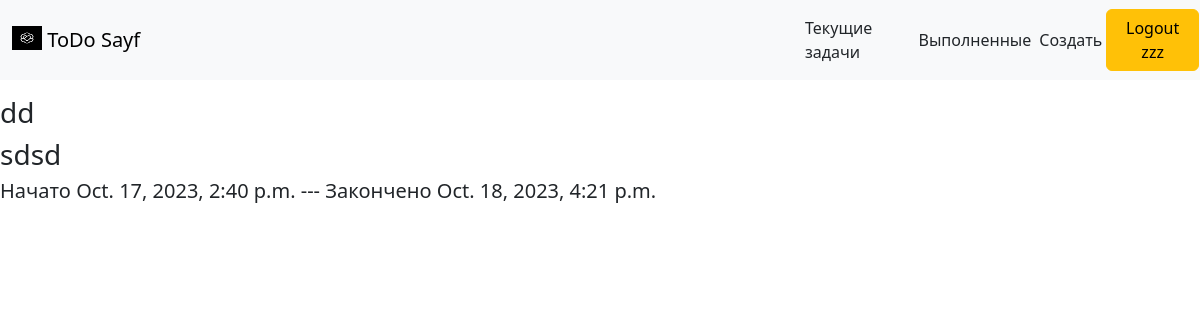
Screenshot of /todo/2 (signed in) with the database file from the repository.
### todo/models.py (models this page shows, shortened)
class ToDo(models.Model):
    title = models.CharField(max_length=100)
    discription = models.TextField(blank=True)
    createdDate = models.DateTimeField(auto_now_add=True )
    finishedDate = models.DateTimeField(null=True,blank=True)
    important = models.BooleanField(default=False)
    user = models.ForeignKey(User , on_delete=models.CASCADE)

### todo/views.py (the view)
# urls.py: path('todo/<int:todo_id>', views.showtodo, name='todoID'),
@login_required
def showtodo(request ,todo_id):
    todo = get_object_or_404(ToDo ,pk=todo_id ,user = request.user)
    if request.method == "GET":
        todo_form = ToDoForm(instance=todo)
        return render(request, 'todo/todoview.html', {"form":todo_form , "todo":todo})
    else:
        form = ToDoForm(request.POST , instance=todo)
        form.save()
        return redirect('home')

### todo/templates/todo/todoview.html
{% extends 'todo/base.html' %}
{% block content %}
{% if todo.finishedDate is null %}
<h2>{{ todo.title }}</h2>
<div style="width: 50%">
<form action="{% url 'todoID' todo.pk %}" method="post" style="width: 100%" id="date">{% csrf_token %}
  <div class="form-group">
    <label for="id_titl" class="form-label">Название</label>
    <input name="title" type="text" class="form-control" required id="id_titl" maxlength="100" value="{{ todo.title }}">
  </div>
  <div class="form-group">
      <label for="id_titl" class="form-label">Описание</label>
      <textarea  name="discription"  class="form-control"  id="id_discription" cols="40" rows="10">{{ todo.discription }}</textarea>
  </div>
    <div class="form-group" style="margin-top: 1%">
        <label class="form-check-label" for="id_important">Важно</label>
        <input {% if todo.important %}checked{% endif %} type="checkbox" class="form-check-input"  name="important" id="id_important">
  </div>
</form>
<div class="row">
  <div class="col">
   <button form="date" type="submit" class="btn btn-primary form-control">Сохранить</button>
  </div>
  <div class="col">
     <button type="submit" class="btn btn-primary form-control" form="complete" style="background-color: green;border-color: green">Выполнено</button>
  </div>
  <div class="col">
    <button form="delete" type="submit" class="btn btn-primary form-control" style="background-color: brown;border-color: brown">Удалить</button>
  </div>
</div>
</div>
<form action="{% url 'deleteToDo' todo.pk %}" id="delete">
    {% csrf_token %}
</form>
<form action="{% url 'completeTodo' todo.pk %}" method="POST" id="complete">
    {% csrf_token %}
</form>
    {% else %}
    <h3>{{ todo.title }}</h3>
   {% if todo.discription %}
   	 <h3>{{ todo.discription }}</h3>
   {% endif %}
    <h5> Начато {{ todo.createdDate }} --- Закончено {{ todo.finishedDate }}</h5>
  {% endif %}
{% endblock %}

### todo/templates/todo/base.html (shortened to what this page needs)
<link href="https://cdn.jsdelivr.net/npm/bootstrap@5.3.2/dist/css/bootstrap.min.css" rel="stylesheet">
{% load static %}
<nav class="navbar navbar-expand-lg bg-body-tertiary">
  <div class="container-fluid">
    <a class="navbar-brand" href="#">
      <img src="{% static 'logo.png' %}" alt="Logo" width="30" height="24" class="d-inline-block align-text-top">
      ToDo Sayf
    </a>
  </div>
  <div class="container-fluid col-xs-12 col-md-4" style="padding: 1px">
        <a style="margin-left:1%;margin-right:1% " class="nav-link active" href="/">Текущие задачи</a>
        <a style="margin-left:1%;margin-right:1% " class="nav-link active" aria-current="page" href="/completed">Выполненные</a>
        <a style="margin-left:1%;margin-right:1% " class="nav-link" href="{% url 'createtodo' %}">Создать</a>
      <button type="submit" class="btn btn-warning" form="logout">Logout {{ user.username }}</button>
  </div>
</nav>
{% block content %}{% endblock %}

### rows the page displays
ToDo: title "dd", discription "sdsd", createdDate "Oct. 17, 2023, 2:40 p.m.", finishedDate "Oct. 18, 2023, 4:21 p.m."

### other values shown
{{ user.username }} "zzz"
